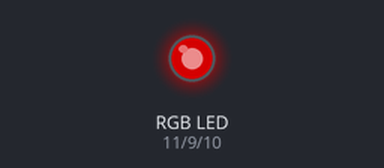
A sketch run on a simulated Arduino Uno, built with avr-gcc and run on an emulated ATmega328P. Shown: an RGB LED mixed from three pins (HIGH = lit). Dim RGB values are drawn brighter than linear; what the sketch prints to the serial monitor is not drawn.

Above: at 0.1 s.
Timing chart, 0 to 1.6 s (numbered marks = the images above):
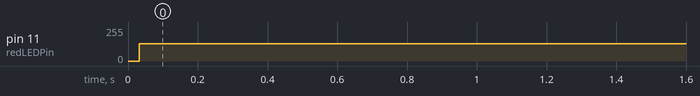

The sketch:

Color_Mixing_Lamp.ino
```cpp
const int redLEDPin = 11;
const int greenLEDPin = 9;
const int blueLEDPin = 10;

const int redSensorPin = A0;
const int greenSensorPin = A1;
const int blueSensorPin = A2;

int redValue = 0;
int greenValue = 0;
int blueValue = 0;


int redSensorValue  = 0;
int greenSensorValue = 0;
int blueSensorValue = 0;


void setup(){
    Serial.begin(9600);
    pinMode(redLEDPin, OUTPUT);
    pinMode(blueLEDPin, OUTPUT);
    pinMode(greenLEDPin, OUTPUT);

    redSensorValue = analogRead(redSensorPin);
    redSensorValue = analogRead(greenSensorPin);
    redSensorValue = analogRead(blueSensorPin);

}

void loop(){
    Serial.print("Red SensorValues \t Red:  ");
    Serial.print(redSensorValue);
    Serial.print("\t Green: ");
    Serial.print(greenSensorValue);;
    Serial.print("\t Blue: ");
    Serial.print(blueSensorValue);

  //convert sensor values to PWNedVGreene = alue = resSeenSorsordValue(/4;
    redValue =redSensorValue/4;
    greenValue =greenSensorValue/4;
    blueValue =blueSensorValue/4;

    Serial.print("Mapped Sensor Values\t Red: ");
    Serial.print(redValue);
    Serial.print("\t Green: ");
    Serial.print(greenValue);
    Serial.print("\t Blue: ");
    Serial.print(blueValue);

    analogWrite(redLEDPin, redValue);
    analogWrite(redLEDPin, redValue);
    analogWrite(redLEDPin, redValue);
}
```

Measured:
- by itself, pin 11 (redLEDPin): 0/255 → 128/255 at 0.03 s
